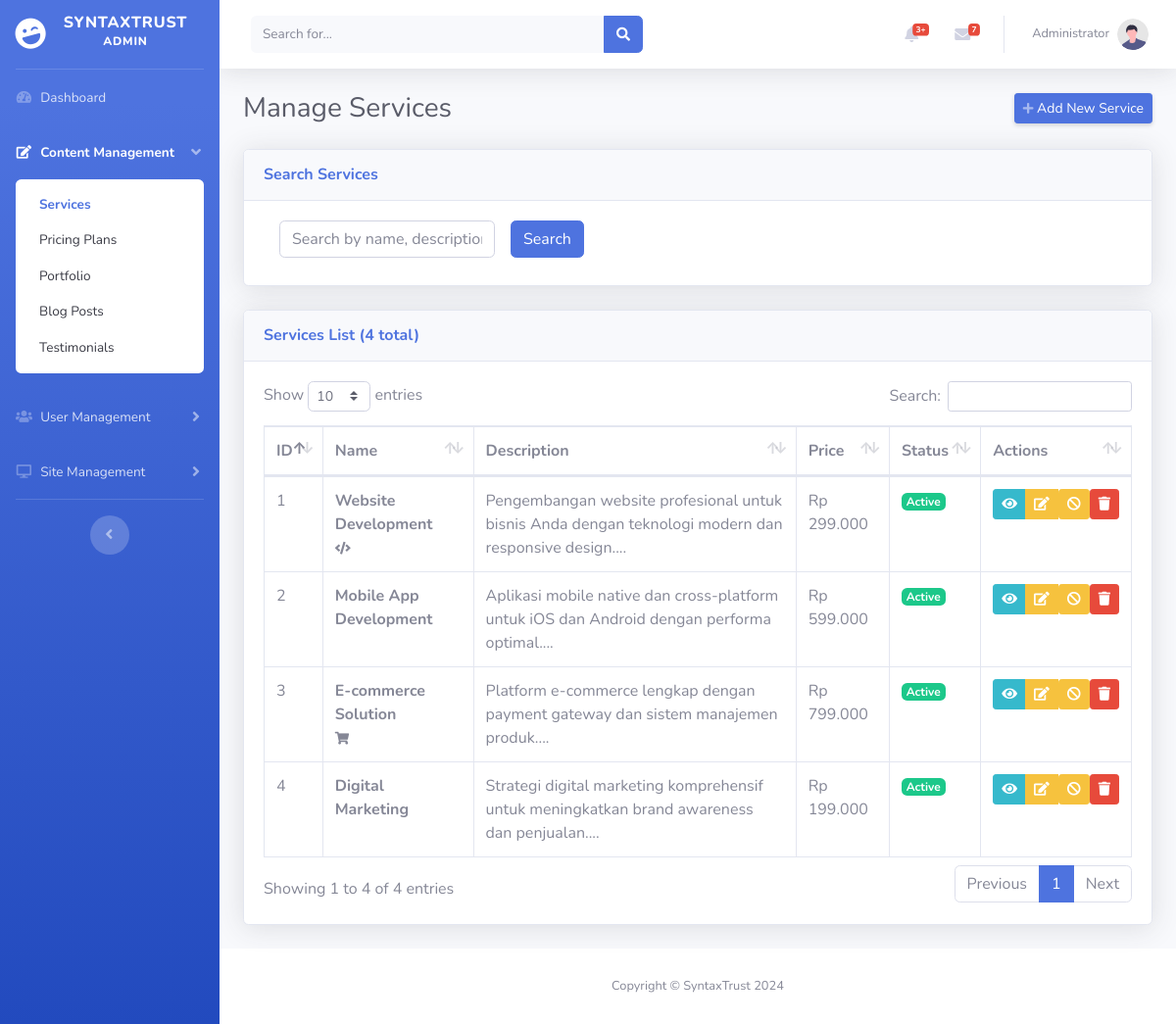
Page /manage_services.php (signed in) on the committed database.
### tables this page shows
CREATE TABLE services (
    id INT PRIMARY KEY AUTO_INCREMENT,
    name VARCHAR(100) NOT NULL,
    description TEXT NOT NULL,
    short_description VARCHAR(255),
    icon VARCHAR(100),
    image VARCHAR(255),
    price DECIMAL(10,2),
    duration VARCHAR(50),
    features JSON,
    is_featured BOOLEAN DEFAULT FALSE,
    is_active BOOLEAN DEFAULT TRUE,
    sort_order INT DEFAULT 0,
    created_at TIMESTAMP DEFAULT CURRENT_TIMESTAMP,
    updated_at TIMESTAMP DEFAULT CURRENT_TIMESTAMP ON UPDATE CURRENT_TIMESTAMP,
    INDEX idx_is_featured (is_featured),
    INDEX idx_is_active (is_active)
);

### manage_services.php (the view, shortened to what this page needs)
<?php
require_once 'config/database.php';
$search = isset($_GET['search']) ? $_GET['search'] : '';
$page = isset($_GET['page']) ? (int)$_GET['page'] : 1;
$limit = 10;
$offset = ($page - 1) * $limit;
$where_clause = "";
$params = [];
$count_sql = "SELECT COUNT(*) as total FROM services $where_clause";
$stmt = $pdo->prepare($count_sql);
$stmt->execute($params);
$total_records = $stmt->fetch(PDO::FETCH_ASSOC)['total'];
$sql = "SELECT * FROM services $where_clause ORDER BY sort_order ASC, created_at DESC LIMIT $limit OFFSET $offset";
$stmt = $pdo->prepare($sql);
$stmt->execute($params);
$services = $stmt->fetchAll(PDO::FETCH_ASSOC);
require_once 'includes/header.php';
?>
<body id="page-top">
    <div id="wrapper">
        <?php require_once 'includes/sidebar.php'; ?>
        <div id="content-wrapper" class="d-flex flex-column">
            <div id="content">
                <?php require_once 'includes/topbar.php'; ?>
                <div class="container-fluid">
                    <div class="d-sm-flex align-items-center justify-content-between mb-4">
                        <h1 class="h3 mb-0 text-gray-800">Manage Services</h1>
                        <a href="#" class="d-none d-sm-inline-block btn btn-sm btn-primary shadow-sm" data-toggle="modal" data-target="#addServiceModal">
                            <i class="fas fa-plus fa-sm text-white-50"></i> Add New Service
                        </a>
                    </div>
                    <div class="card shadow mb-4">
                        <div class="card-header py-3">
                            <h6 class="m-0 font-weight-bold text-primary">Search Services</h6>
                        </div>
                        <div class="card-body">
                            <form method="GET" class="form-inline">
                                <div class="form-group mx-sm-3 mb-2">
                                    <input type="text" class="form-control" name="search" placeholder="Search by name, description..." value="<?php echo htmlspecialchars($search); ?>">
                                </div>
                                <button type="submit" class="btn btn-primary mb-2">Search</button>
                            </form>
                        </div>
                    </div>
                    <div class="card shadow mb-4">
                        <div class="card-header py-3">
                            <h6 class="m-0 font-weight-bold text-primary">Services List (<?php echo $total_records; ?> total)</h6>
                        </div>
                        <div class="card-body">
                            <div class="table-responsive">
                                <table class="table table-bordered" id="dataTable" width="100%" cellspacing="0">
                                    <thead>
                                        <tr>
                                            <th>ID</th>
                                            <th>Name</th>
                                            <th>Description</th>
                                            <th>Price</th>
                                            <th>Status</th>
                                            <th>Actions</th>
                                        </tr>
                                    </thead>
                                    <tbody>
                                        <?php foreach ($services as $service): ?>
                                            <tr>
                                                <td><?php echo $service['id']; ?></td>
                                                <td>
                                                    <strong><?php echo htmlspecialchars($service['name']); ?></strong>
                                                    <?php if (!empty($service['icon'])): ?>
                                                        <br><small class="text-muted"><i class="fas fa-<?php echo htmlspecialchars($service['icon']); ?>"></i></small>
                                                    <?php endif; ?>
                                                </td>
                                                <td><?php echo htmlspecialchars(substr($service['description'], 0, 100) . '...'); ?></td>
                                                <td>
                                                    <?php if ($service['price'] > 0): ?>
                                                        Rp <?php echo number_format($service['price'], 0, ',', '.'); ?>
                                                    <?php else: ?>
                                                        <span class="text-muted">Custom</span>
                                                    <?php endif; ?>
                                                </td>
                                                <td>
                                                    <span class="badge badge-<?php echo $service['is_active'] ? 'success' : 'secondary'; ?>">
                                                        <?php echo $service['is_active'] ? 'Active' : 'Inactive'; ?>
                                                    </span>
                                                </td>
                                                <td>
                                                    <div class="btn-group" role="group">
                                                        <button type="button" class="btn btn-sm btn-info" data-toggle="modal" data-target="#viewServiceModal<?php echo $service['id']; ?>">
                                                            <i class="fas fa-eye"></i>
                                                        </button>
                                                        <button type="button" class="btn btn-sm btn-warning" data-toggle="modal" data-target="#editServiceModal<?php echo $service['id']; ?>">
                                                            <i class="fas fa-edit"></i>
                                                        </button>
                                                        <form method="POST" style="display: inline;" onsubmit="return confirm('Are you sure you want to toggle this service\'s status?')">
                                                            <button type="submit" name="toggle_status" class="btn btn-sm btn-<?php echo $service['is_active'] ? 'warning' : 'success'; ?>">
                                                                <i class="fas fa-<?php echo $service['is_active'] ? 'ban' : 'check'; ?>"></i>
                                                            </button>
                                                        </form>
                                                        <form method="POST" style="display: inline;" onsubmit="return confirm('Are you sure you want to delete this service? This action cannot be undone.')">
                                                            <button type="submit" name="delete_service" class="btn btn-sm btn-danger">
                                                                <i class="fas fa-trash"></i>
                                                            </button>
                                                        </form>
                                                    </div>
                                                </td>
                                            </tr>
                                        <?php endforeach; ?>
                                    </tbody>
                                </table>
                            </div>
                        </div>
                    </div>
                </div>
            </div>
            <?php require_once 'includes/footer.php'; ?>
        </div>
    </div>
</body>
</html>

### rows in the picture
services: id "1", name "Website Development", description "Pengembangan website profesional untuk bisnis Anda dengan teknologi modern dan responsive design....", price "299.000", is_active "Active"
services: id "2", name "Mobile App Development", description "Aplikasi mobile native dan cross-platform untuk iOS dan Android dengan performa optimal....", price "599.000", is_active "Active"
services: id "3", name "E-commerce Solution", description "Platform e-commerce lengkap dengan payment gateway dan sistem manajemen produk....", price "799.000", is_active "Active"
services: id "4", name "Digital Marketing", description "Strategi digital marketing komprehensif untuk meningkatkan brand awareness dan penjualan....", price "199.000", is_active "Active"

### other values in the picture
$group['title'] "Content Management"
$page_name "Services"
$page_name "Pricing Plans"
$page_name "Portfolio"
$page_name "Blog Posts"
$page_name "Testimonials"
$group['title'] "User Management"
$group['title'] "Site Management"
$_SESSION['user_name'] "Administrator"
$total_records "4"
